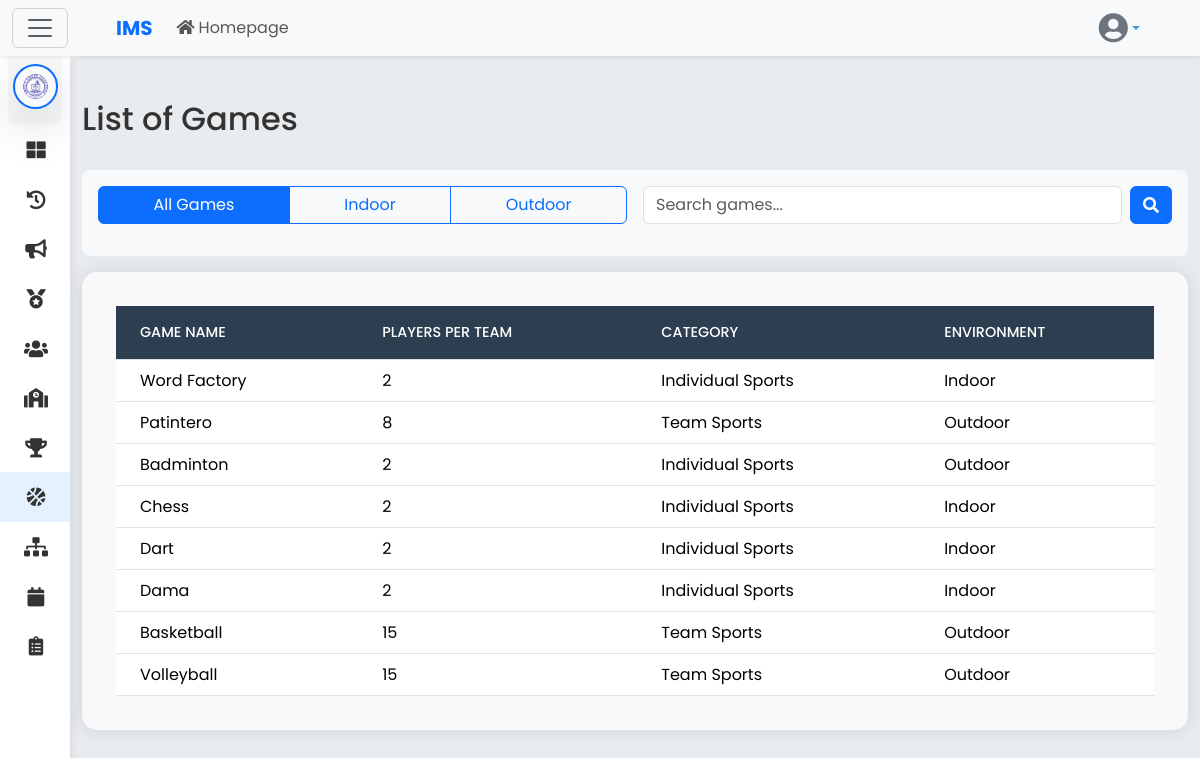
The page /games/games.php (signed in) on the database its author committed.
### tables this page shows
CREATE TABLE `schools` (
  `school_id` int(11) NOT NULL,
  `logo` varchar(255) DEFAULT NULL,
  `school_name` varchar(255) NOT NULL,
  `school_code` varchar(50) NOT NULL,
  `address` text DEFAULT NULL,
  `created_at` timestamp NOT NULL DEFAULT current_timestamp(),
  `updated_at` timestamp NOT NULL DEFAULT current_timestamp() ON UPDATE current_timestamp()
);

CREATE TABLE `games` (
  `game_id` int(11) NOT NULL,
  `game_name` varchar(255) NOT NULL,
  `number_of_players` int(11) DEFAULT NULL,
  `category` varchar(100) DEFAULT NULL,
  `environment` enum('Indoor','Outdoor') NOT NULL,
  `created_at` timestamp NOT NULL DEFAULT current_timestamp(),
  `school_id` int(11) DEFAULT NULL
);

### games/games.php (the view, shortened to what this page needs)
<?php
$conn = con();
$user_id = $_SESSION['user_id'];
$sql = "SELECT role, school_id FROM users WHERE id = ?";
$stmt = mysqli_prepare($conn, $sql);
mysqli_stmt_bind_param($stmt, "i", $user_id);
mysqli_stmt_execute($stmt);
$result = mysqli_stmt_get_result($stmt);
if ($result->num_rows > 0) {
    $user = mysqli_fetch_assoc($result);
    $school_id = $user['school_id'];
} else {
    header('Location: ../login.php');
    exit();
}
$filter = isset($_GET['filter']) ? $_GET['filter'] : 'all';
$search = isset($_GET['search']) ? mysqli_real_escape_string($conn, $_GET['search']) : '';
$game_sql = "SELECT * FROM games WHERE school_id = ?";
$params = [$school_id];
$game_sql .= " ORDER BY game_id DESC";
$stmt_games = mysqli_prepare($conn, $game_sql);
if (count($params) == 1) {
    mysqli_stmt_bind_param($stmt_games, "i", $params[0]);
} else {
    mysqli_stmt_bind_param($stmt_games, "is", $params[0], $params[1]);
}
mysqli_stmt_execute($stmt_games);
$game_result = mysqli_stmt_get_result($stmt_games);
include '../navbar/navbar.php';
?>
<!DOCTYPE html>
<html lang="en">
<head>
    <link href="https://cdn.jsdelivr.net/npm/bootstrap@5.3.3/dist/css/bootstrap.min.css" rel="stylesheet">
    <link rel="stylesheet" href="https://cdnjs.cloudflare.com/ajax/libs/font-awesome/5.15.4/css/all.min.css">
    <link rel="stylesheet" href="../styles/dashboard.css">
</head>
<body>
    <div class="wrapper">
        <?php $current_page = 'games';
        include '../department_admin/sidebar.php'; ?>
        <div id="content">
            <div class="container mt-4">
                <div class="d-flex justify-content-between align-items-center mb-4">
                    <h2>List of Games</h2>
                </div>
                <div class="filter-section">
                    <div class="row g-3">
                        <div class="col-md-6">
                            <div class="btn-group w-100" role="group">
                                <a href="?filter=all<?= !empty($search) ? '&search=' . urlencode($search) : '' ?>"
                                    class="btn btn-outline-primary <?= $filter === 'all' ? 'active' : '' ?>">
                                    All Games
                                </a>
                                <a href="?filter=indoor<?= !empty($search) ? '&search=' . urlencode($search) : '' ?>"
                                    class="btn btn-outline-primary <?= $filter === 'indoor' ? 'active' : '' ?>">
                                    Indoor
                                </a>
                                <a href="?filter=outdoor<?= !empty($search) ? '&search=' . urlencode($search) : '' ?>"
                                    class="btn btn-outline-primary <?= $filter === 'outdoor' ? 'active' : '' ?>">
                                    Outdoor
                                </a>
                            </div>
                        </div>
                        <div class="col-md-6">
                                    <form method="GET" action="games.php" class="d-flex gap-2">
                                        <input type="text" name="search" class="form-control" placeholder="Search games..." value="<?php echo htmlspecialchars($search ?? ''); ?>">
                                        <button type="submit" class="btn btn-primary">
                                            <i class="fas fa-search"></i>
                                        </button>
                                    </form>
                                </div>
                    </div>
                </div>
                <div class="card box">
                    <div class="card-body">
                        <div class="table-responsive">
                            <table class="table table-hover align-middle mb-0">
                                <thead class="bg-light">
                                    <tr>
                                        <th class="px-4 py-3">Game Name</th>
                                        <th class="px-4 py-3">Players per Team</th>
                                        <th class="px-4 py-3">Category</th>
                                        <th class="px-4 py-3">Environment</th>
                                    </tr>
                                </thead>
                                <tbody>
                                    <?php
                                    if ($game_result && mysqli_num_rows($game_result) > 0) {
                                        while ($game = mysqli_fetch_assoc($game_result)) {
                                            echo '<tr>';
                                            echo '<td data-label="Game Name" class="px-4">' . htmlspecialchars($game['game_name']) . '</td>';
                                            echo '<td data-label="Players" class="px-4">' . htmlspecialchars($game['number_of_players']) . '</td>';
                                            echo '<td data-label="Category" class="px-4">' . htmlspecialchars($game['category']) . '</td>';
                                            echo '<td data-label="Environment" class="px-4">' . htmlspecialchars($game['environment']) . '</td>';
                                            echo '</tr>';
                                        }
                                    }
                                    ?>
                                </tbody>
                            </table>
                        </div>
                    </div>
                </div>
            </div>
        </div>
    </div>
</body>
</html>

### department_admin/sidebar.php (shortened to what this page needs)
<?php
$school_id = $_SESSION['school_id'];
$role = $_SESSION['role'];
$conn = con();
$stmt = $conn->prepare("SELECT logo, school_name FROM schools WHERE school_id = ?");
$stmt->bind_param("i", $school_id);
$stmt->execute();
$result = $stmt->get_result();
$school = $result->fetch_assoc();
?>
<nav id="sidebar" class="mt-0 mt-sm-2 mt-md-3 mt-lg-4 mt-xl-5 overflow-auto">
    <div class="sidebar-header-logo text-center p-3 bg-light bg-gradient rounded-3 mx-2">
        <div class="d-flex justify-content-center align-items-center logo-container">
            <div class="position-relative logo-wrapper">
                <img src="../uploads/logos/<?php echo htmlspecialchars($school['logo']); ?>"
                    alt="<?php echo htmlspecialchars($school['school_name']); ?>"
                    class="img-fluid rounded-circle shadow-lg border border-2 border-primary p-2 logo-image"
                    style="max-width: 110px; height: auto; object-fit: contain;">
            </div>
        </div>
    </div>
    <ul class="list-unstyled components">
        <li class="<?php echo ($current_page == 'admindashboard') ? 'active' : ''; ?>">
            <a href="<?php echo ($role === 'School Admin') ? '../school_admin/schooladmindashboard.php' : '../department_admin/departmentadmindashboard.php'; ?>">
                <i class="fas fa-th-large"></i>
            </a>
        </li>
        <li class="<?php echo ($current_page == 'Logs') ? 'active' : ''; ?>">
            <a href="../user_logs/user_logs.php">
                <i class="fas fa-history"></i>
            </a>
        </li>
        <li class="<?php echo ($current_page == 'adminannouncement') ? 'active' : ''; ?>">
            <a href="../announcements/adminannouncement.php">
                <i class="fas fa-bullhorn"></i>
            </a>
        </li>
        <li class="<?php echo ($current_page == 'pointingsystem') ? 'active' : ''; ?>">
            <a href="../pointing_system/pointing_system.php">
                <i class="fas fa-medal"></i>
            </a>
        </li>
        <li class="nav-item">
            <a href="#usersSubmenu" data-bs-toggle="collapse" aria-expanded="false" class="dropdown-toggle <?php echo ($current_page == 'committeelist') ? 'active' : ''; ?>">
                <i class="fas fa-users"></i>
            </a>
        </li>
        <li class="nav-item">
            <a href="#departmentsSubmenu" data-bs-toggle="collapse" aria-expanded="false" class="dropdown-toggle <?php echo ($current_page == 'departments') ? 'active' : ''; ?>">
                <i class="fas fa-school"></i>
            </a>
        </li>
        <li class="nav-item">
            <a href="../rankings/leaderboards.php" class="<?php echo ($current_page == 'leaderboards') ? 'active' : ''; ?>">
                <i class="fas fa-trophy"></i>
            </a>
        </li>
        <li class="<?php echo ($current_page == 'games') ? 'active' : ''; ?>">
            <a href="../games/games.php">
                <i class="fas fa-basketball-ball"></i>
            </a>
        </li>
        <li class="nav-item">
            <a href="../brackets/admin_brackets.php" class="<?php echo ($current_page == 'Brackets') ? 'active' : ''; ?>">
                <i class="fas fa-sitemap"></i>
            </a>
        </li>
        <li class="nav-item">
            <a href="../schedule/schedule.php" class="<?php echo ($current_page == 'schedule') ? 'active' : ''; ?>">
                <i class="fas fa-calendar"></i>
            </a>
        </li>
        <li class="nav-item">
            <a href="#matchlistSubmenu" data-bs-toggle="collapse" aria-expanded="false" class="dropdown-toggle <?php echo ($current_page == 'matchlist') ? 'active' : ''; ?>">
                <i class="fas fa-clipboard-list"></i>
            </a>
        </li>
    </ul>
</nav>

### styles/dashboard.css (style rules this page uses)
:root { --primary-color: #3C99DC; --secondary-color: #23b788; --accent-color: #DE2C7C; --background-color: #f4f6f9; --sidebar-color: #2C3E50; --sidebar-hover-color: #1A252F; --text-color: #ffffff; --card-bg-color: #ffffff; --card-text-color: #333333; --sidebar-width: 250px; --sidebar-mini-width: 70px; --transition-speed: 0.3s; --body-bg: #f4f6f9; }
body { font-family: 'Poppins', sans-serif; background: var(--background-color); color: var(--card-text-color); margin: 0; padding: 0; overflow-x: hidden; }
a { color: var(--primary-color); text-decoration: none; transition: color 0.3s; }
h2 { color: var(--card-text-color); }
html, body { height: 100%; margin: 0; padding: 0; overflow-x: hidden; }
#sidebar { min-width: var(--sidebar-mini-width); max-width: var(--sidebar-mini-width); position: fixed; left: 0; top: 0; z-index: 999; transition: all var(--transition-speed); background: var(--card-bg-color); box-shadow: 0 0 10px rgba(0, 0, 0, 0.1); overflow-y: auto; height: 100vh; padding-bottom: 60px; }
.logo-image { width: 45px; transition: all var(--transition-speed); }
#sidebar ul { padding: 0; margin: 0; list-style: none; }
#sidebar ul li a { padding: 0.8rem 1rem; display: flex; align-items: center; white-space: nowrap; overflow: hidden; color: var(--card-text-color); text-decoration: none; transition: all var(--transition-speed); }
#sidebar ul li a i { min-width: calc(var(--sidebar-mini-width) - 30px); text-align: center; font-size: 1.2rem; margin-right: 0.75rem; }
#sidebar .active { background-color: rgba(0, 123, 255, 0.1); color: var(--primary-color); }
#content { width: calc(100% - var(--sidebar-mini-width)); margin-left: var(--sidebar-mini-width); min-height: 100vh; transition: all var(--transition-speed); position: relative; padding-top: 20px; border-top-left-radius: 10px; background-color: #e9ecef; }
.card.box { padding: 18px; background: #f9f9fb; border-radius: 8px; color: #333; text-align: center; border: 1px solid #e0e0e0; box-shadow: 0 2px 6px rgba(0, 0, 0, 0.05); transition: transform 0.2s ease, box-shadow 0.2s ease; flex: 1 0 30%; }

### games/games.php (style rules this page uses)
.card.box { border: none; border-radius: 15px; box-shadow: 0 0 20px rgba(0, 0, 0, 0.1); }
.table thead th { background-color: #2c3e50; color: white; font-weight: 500; text-transform: uppercase; font-size: 0.9rem; }
.filter-section { background: #f8f9fa; padding: 1rem; border-radius: 8px; margin-bottom: 1rem; }

### rows shown on the page
schools: logo (picture)
games: game_name "Word Factory", number_of_players "2", category "Individual Sports", environment "Indoor"
games: game_name "Patintero", number_of_players "8", category "Team Sports", environment "Outdoor"
games: game_name "Badminton", number_of_players "2", category "Individual Sports", environment "Outdoor"
games: game_name "Chess", number_of_players "2", category "Individual Sports", environment "Indoor"
games: game_name "Dart", number_of_players "2", category "Individual Sports", environment "Indoor"
games: game_name "Dama", number_of_players "2", category "Individual Sports", environment "Indoor"
games: game_name "Basketball", number_of_players "15", category "Team Sports", environment "Outdoor"
games: game_name "Volleyball", number_of_players "15", category "Team Sports", environment "Outdoor"
